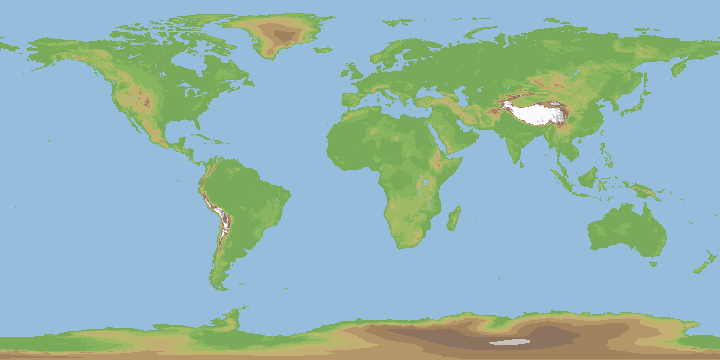
#> input picture jeu/terre_reelle.png, 1440 x 720 px (shown at 1/2 size); its folder holds only this picture in this run
$ python generer_terre.py ../terre_reelle.png ../terre_reelle.png
#> lines starting #> are read from the running program, lines starting #| are printed output that depends on the picture
"""Construit la grille de la Terre utilisée par le jeu (à lancer une seule fois, avec Pillow).

Entrées : deux images équirectangulaires (relief en niveaux de gris, et carte terre/mer), issues du
paquet npm three-globe (licence MIT). Vérifié sur des lieux connus : le Pacifique est en mer,
l'Himalaya et les Alpes ont un relief fort, l'Amazonie est basse.

Sortie : terre/donnees/terre_0_5deg.txt, 360 lignes de 720 caractères, du nord (ligne 0)
au sud, d'ouest (colonne 0) en est.
  '.'        : mer
  '0' à '9'  : terre, classe d'altitude (9 = relief le plus fort)

Usage : python3 tools/generer_terre.py relief.png eau.png
"""
import os
import sys

from PIL import Image

LARGEUR, HAUTEUR = 720, 360  # 0,5 degré par case
SEUIL_TERRE = 128  # sur la carte eau : blanc = mer, sombre = terre
RELIEF_MAX = 175  # relief observé pour les plus hautes chaînes ; au-delà, classe 9


def main(chemin_relief, chemin_eau, sortie):
#> called with chemin_relief = '../terre_reelle.png', chemin_eau = '../terre_reelle.png'
    relief = Image.open(chemin_relief).convert("L")
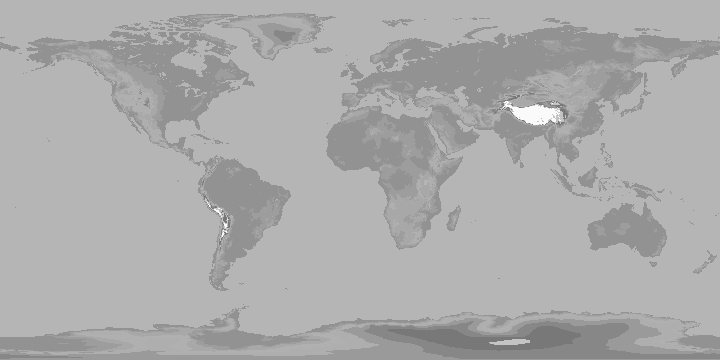
#> relief: PIL image 1440x720 L (shown at 1/2 size); min 120, max 250, mean 171.5
    eau = Image.open(chemin_eau).convert("L")
    rw, rh = relief.size
#> rw = 1440; rh = 720
    ew, eh = eau.size
#> ew = 1440; eh = 720
    lignes = []
    for j in range(HAUTEUR):
        ligne = []
        for i in range(LARGEUR):
            # Moyenne sur le bloc de pixels correspondant à la case.
            x0, x1 = i * ew // LARGEUR, (i + 1) * ew // LARGEUR
            y0, y1 = j * eh // HAUTEUR, (j + 1) * eh // HAUTEUR
            pixels = [eau.getpixel((x, y)) for x in range(x0, max(x1, x0 + 1))
                      for y in range(y0, max(y1, y0 + 1))]
            fraction_terre = sum(1 for p in pixels if p < SEUIL_TERRE) / len(pixels)
            if fraction_terre < 0.5:
                ligne.append(".")
                continue
            rx0, rx1 = i * rw // LARGEUR, (i + 1) * rw // LARGEUR
            ry0, ry1 = j * rh // HAUTEUR, (j + 1) * rh // HAUTEUR
            valeurs = [relief.getpixel((x, y)) for x in range(rx0, max(rx1, rx0 + 1))
                       for y in range(ry0, max(ry1, ry0 + 1))]
            moyenne = sum(valeurs) / len(valeurs)
            classe = min(9, int(moyenne * 9 / RELIEF_MAX))
            ligne.append(str(classe))
        lignes.append("".join(ligne))
#> after the loop, lignes = 360 items
    os.makedirs(os.path.dirname(sortie), exist_ok=True)
    with open(sortie, "w", encoding="ascii") as f:
        f.write("\n".join(lignes) + "\n")
    print(f"écrit : {sortie} ({sum(l.count('.') for l in lignes)} cases de mer)")
#| écrit : jeu/tools/../terre/donnees/terre_0_5deg.txt (256575 cases de mer)


if __name__ == "__main__":
    if len(sys.argv) != 3:
        sys.exit(__doc__)
    racine = os.path.join(os.path.dirname(os.path.abspath(__file__)), "..")
    main(sys.argv[1], sys.argv[2], os.path.join(racine, "terre", "donnees", "terre_0_5deg.txt"))
